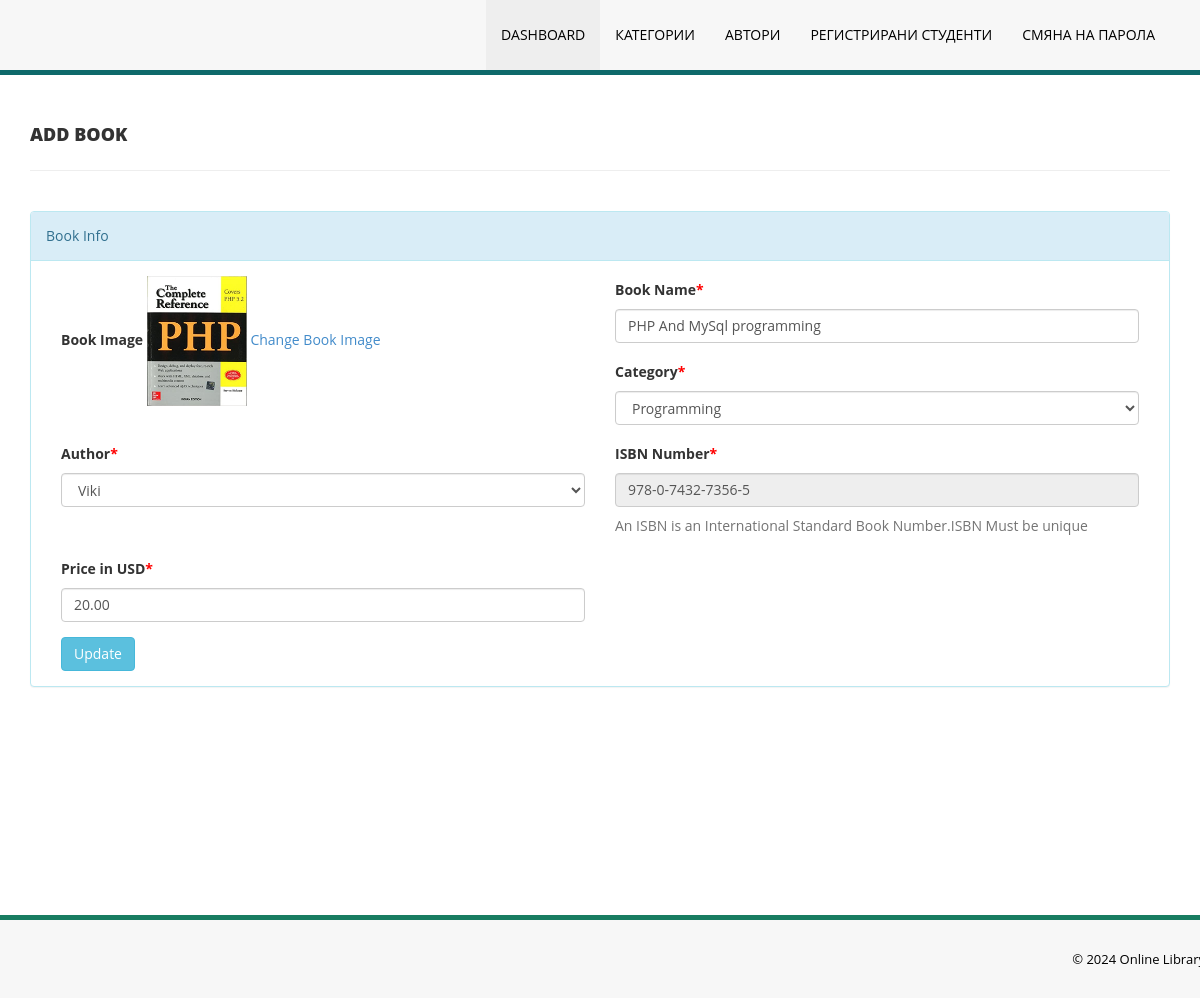
Screenshot of /admin/edit-book.php?bookid=1 (signed in) with the database file from the repository.
### tables this page shows
CREATE TABLE `tblbooks` (
  `id` int(11) NOT NULL,
  `BookName` varchar(255) DEFAULT NULL,
  `CatId` int(11) DEFAULT NULL,
  `AuthorId` int(11) DEFAULT NULL,
  `ISBNNumber` varchar(25) DEFAULT NULL,
  `BookPrice` decimal(10,2) DEFAULT NULL,
  `bookImage` varchar(250) NOT NULL,
  `isIssued` int(1) DEFAULT NULL,
  `RegDate` timestamp NULL DEFAULT current_timestamp(),
  `UpdationDate` timestamp NULL DEFAULT NULL ON UPDATE current_timestamp()
);

CREATE TABLE `tblcategory` (
  `id` int(11) NOT NULL,
  `CategoryName` varchar(150) DEFAULT NULL,
  `Status` int(1) DEFAULT NULL,
  `CreationDate` timestamp NULL DEFAULT current_timestamp(),
  `UpdationDate` timestamp NULL DEFAULT '0000-00-00 00:00:00' ON UPDATE current_timestamp()
);

CREATE TABLE `tblauthors` (
  `id` int(11) NOT NULL,
  `AuthorName` varchar(159) DEFAULT NULL,
  `creationDate` timestamp NULL DEFAULT current_timestamp(),
  `UpdationDate` timestamp NULL DEFAULT NULL ON UPDATE current_timestamp()
);

### admin/edit-book.php (the view, shortened to what this page needs)
<?php
include('includes/config.php');
if(strlen($_SESSION['alogin'])==0)
    {
header('location:index.php');
}
else{
?>
<!DOCTYPE html>
<html xmlns="http://www.w3.org/1999/xhtml">
<head>
    <link href="assets/css/bootstrap.css" rel="stylesheet" />
    <link href="assets/css/style.css" rel="stylesheet" />
</head>
<body>
<?php include('includes/header.php');?>
    <div class="content-wrapper">
         <div class="container">
        <div class="row pad-botm">
            <div class="col-md-12">
                <h4 class="header-line">Add Book</h4>
                            </div>
</div>
<div class="row">
<div class="col-md12 col-sm-12 col-xs-12">
<div class="panel panel-info">
<div class="panel-heading">
Book Info
</div>
<div class="panel-body">
<form role="form" method="post">
<?php
$bookid=intval($_GET['bookid']);
$sql = "SELECT tblbooks.BookName,tblcategory.CategoryName,tblcategory.id as cid,tblauthors.AuthorName,tblauthors.id as athrid,tblbooks.ISBNNumber,tblbooks.BookPrice,tblbooks.id as bookid,tblbooks.bookImage from  tblbooks join tblcategory on tblcategory.id=tblbooks.CatId join tblauthors on tblauthors.id=tblbooks.AuthorId where tblbooks.id=:bookid";
$query = $dbh -> prepare($sql);
$query->bindParam(':bookid',$bookid,PDO::PARAM_STR);
$query->execute();
$results=$query->fetchAll(PDO::FETCH_OBJ);
if($query->rowCount() > 0)
{
foreach($results as $result)
{               ?>
<div class="col-md-6">
<div class="form-group">
<label>Book Image</label>
<img src="bookimg/<?php echo htmlentities($result->bookImage);?>" width="100">
<a href="change-bookimg.php?bookid=<?php echo htmlentities($result->bookid);?>">Change Book Image</a>
</div></div>
<div class="col-md-6">
<div class="form-group">
<label>Book Name<span style="color:red;">*</span></label>
<input class="form-control" type="text" name="bookname" value="<?php echo htmlentities($result->BookName);?>" required />
</div></div>
<div class="col-md-6">
<div class="form-group">
<label> Category<span style="color:red;">*</span></label>
<select class="form-control" name="category" required="required">
<option value="<?php echo htmlentities($result->cid);?>"> <?php echo htmlentities($catname=$result->CategoryName);?></option>
</select>
</div></div>
<div class="col-md-6">
<div class="form-group">
<label> Author<span style="color:red;">*</span></label>
<select class="form-control" name="author" required="required">
<option value="<?php echo htmlentities($result->athrid);?>"> <?php echo htmlentities($athrname=$result->AuthorName);?></option>
</select>
</div></div>
<div class="col-md-6">
<div class="form-group">
<label>ISBN Number<span style="color:red;">*</span></label>
<input class="form-control" type="text" name="isbn" value="<?php echo htmlentities($result->ISBNNumber);?>"  readonly />
<p class="help-block">An ISBN is an International Standard Book Number.ISBN Must be unique</p>
</div></div>
<div class="col-md-6">
 <div class="form-group">
 <label>Price in USD<span style="color:red;">*</span></label>
 <input class="form-control" type="text" name="price" value="<?php echo htmlentities($result->BookPrice);?>"   required="required" />
 </div></div>
 <?php }} ?><div class="col-md-12">
<button type="submit" name="update" class="btn btn-info">Update </button></div>
                                    </form>
                            </div>
                        </div>
                            </div>
        </div>
    </div>
    </div>
  <?php include('includes/footer.php');?>
</body>
</html>
<?php } ?>

### admin/assets/css/style.css (style rules this page uses)
body { font-family: 'Open Sans', sans-serif; line-height:28px; }
.content-wrapper { margin-top: 40px; min-height:800px; padding-bottom:90px; }
.header-line { font-weight:900; padding-bottom:25px; border-bottom:1px solid #eeeeee; text-transform:uppercase; }
.pad-botm { padding-bottom:30px; }

### rows the page displays
tblbooks: bookImage (picture), bookname "PHP And MySql programming", category "Programming", author "Viki", isbn "978-0-7432-7356-5", price "20.00"
